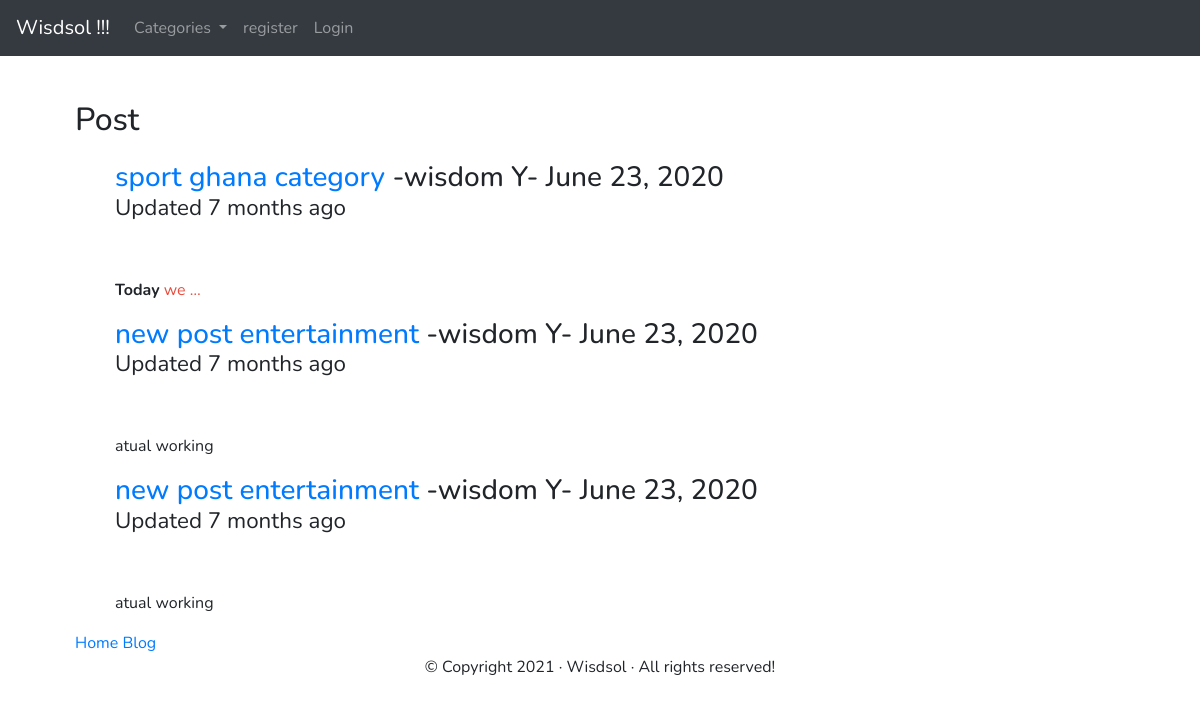
The page /blog/ on the database as committed earlier.
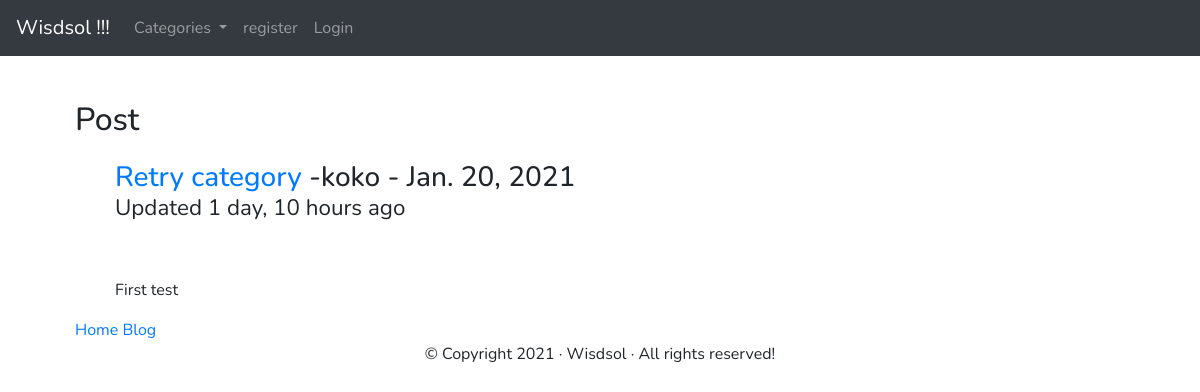
The same page on the database as committed later.
### blog/models.py (models this page shows, shortened)
class TimespamtedModel(models.Model):
    created_at=models.DateTimeField(auto_now_add=True)
    updated_at=models.DateTimeField(auto_now=True)
    class Meta:
        abstract=True

class Post(TimespamtedModel):
    title = models.CharField(max_length=255)
    title_tag = models.CharField(max_length=255)
    author = models.ForeignKey(User,on_delete=models.CASCADE)
    body=RichTextField(blank=True, null=True)
    post_date = models.DateField(auto_now_add=True)
    category = models.CharField(max_length=255,default='category')
    likes = models.ManyToManyField(User, related_name='blog_posts')

### blog/views.py (the view)
# urls.py: path('',HomeView.as_view(),name="home"),
class HomeView(ListView):
	model=Post
	template_name='home.html'
	ordering=['-updated_at']
	def get_context_data(self,*args,**kwargs):
		cat_menu=Category.objects.all()
		context=super(HomeView,self).get_context_data(*args,**kwargs)
		context["cat_menu"]=cat_menu
		return context

### blog/models.py (called while the page is built)
     def __str__(self):
         return self.name

### blog/templates/home.html (shortened to what this page needs)
{% extends 'base.html' %}
{% block content%}
{% load static %}
<h1>Post</h1>
<ul>
{% for post in object_list%}
    <article>
        <h3 class="title", "add_post" {{author.id}}>
            <a href="{%url 'blog:article-detail' post.pk %}">{{post.title}}</a>
            <a href="{%url 'blog:category' post.category|slugify %}">{{post.category}}</a>
            -{{post.author.first_name}}
            {{post.author.last_name}}-
            {{post.post_date}} <small>
            <p class="time"><time datetime="{{post.created_at|date:'Y-m-d'}}">Updated {{post.updated_at|timesince}} ago</time></p>
        </h3>
	</small><br/>
    <p class="content">{{post.body|truncatewords:3|safe}}</p>
    </article>
{%endfor%}
</ul>
{% endblock %}

### blog/templates/base.html (shortened to what this page needs)
{% load static %}
<!doctype html>
<html lang="en">
    <head>
        <link rel="stylesheet" href="https://stackpath.bootstrapcdn.com/bootstrap/4.5.0/css/bootstrap.min.css">
        <link rel="stylesheet" type="text/css" href="https://cdnjs.cloudflare.com/ajax/libs/normalize/8.0.1/normalize.min.css">
        <link rel="stylesheet" href="https://cdnjs.cloudflare.com/ajax/libs/font-awesome/5.12.0-2/js/all.min.js">
        <link rel="stylesheet" href="{% static 'css/styles.css'%}">
    </head>
<body>
    <div class="wrapper">
        <nav class="navbar navbar-expand-lg navbar-dark bg-dark">
            <a class="navbar-brand" href="{% url 'home' %}">Wisdsol !!!</a>
            <div class="collapse navbar-collapse" id="navbarSupportedContent">
                <ul class="navbar-nav mr-auto">
                    {%if cat_menu %}
                    <li class="nav-item dropdown">
                        <a class="nav-link dropdown-toggle" href="#" id="navbarDropdown" role="button" data-toggle="dropdown" aria-haspopup="true" aria-expanded="false">
                      Categories
                    </a>
                    </li>
                    {%else%}
                    <li class="nav-item">
                        <a class="nav-link" href="{%url 'blog:category-list'%}">Categories</a>
                    </li>
                    {%endif%} {%if user.is_authenticated %}
                    <li class="nav-item">
                        <a class="nav-link" href="{%url 'blog:add_post'%}">add_post</a>
                    </li>
                    <li class="nav-item">
                        <a class="nav-link" href="{%url 'blog:add_category'%}">add_category</a>
                    </li>
                    <li>Hello, Super Hero {{user.first_name}}...</li>
                    <li class="nav-item">
                        <a class="nav-link" href="{%url 'logout'%}">Logout</a>
                    </li>
                    {% else %}
                    <li class="nav-item">
                        <a class="nav-link" href="{%url 'members:register'%}">register</a>
                    </li>
                    <li class="nav-item">
                        <a class="nav-link" href="{%url 'login'%}">Login</a>
                    </li>
                    {% endif %}
                </ul>
            </div>
        </nav>
        <br/>
        <div class="container myContainer">
            {% block content%} {% endblock %}
            <a href="{% url 'home'%}">Home</a>
            <a href="{% url 'blog:home'%}">Blog</a>
        </div>
        {% include "layouts/_footer.html" %}
    </div>
</body>
</html>

### templates/layouts/_footer.html
<footer class="footer textcenter">
    <p>&copy; Copyright {% now "Y" %} &middot; Wisdsol &middot; All rights reserved!</p>
</footer>

### static/css/styles.css (style rules this page uses)
* { box-sizing: border-box; }
body { margin:0; padding:0; font-family:'Nunito'; }
.container { width: 90%; margin: auto; position: relative; z-index: 1000; }
.textcenter { text-align: center; }

Rows that differ between the two databases and show on the page:
removed Post: title "sport ghana", category "category", author.first_name "wisdom", author.last_name "Y", post_date "June 23, 2020", updated_at "7 months", body "Today we …"
removed Post: title "new post", category "entertainment", author.first_name "wisdom", author.last_name "Y", post_date "June 23, 2020", updated_at "7 months", body "atual working"
removed Post: title "new post", category "entertainment", author.first_name "wisdom", author.last_name "Y", post_date "June 23, 2020", updated_at "7 months", body "atual working"
added Post: title "Retry", category "category", author.first_name "koko", post_date "Jan. 20, 2021", updated_at "1 day, 10 hours", body "First test"
